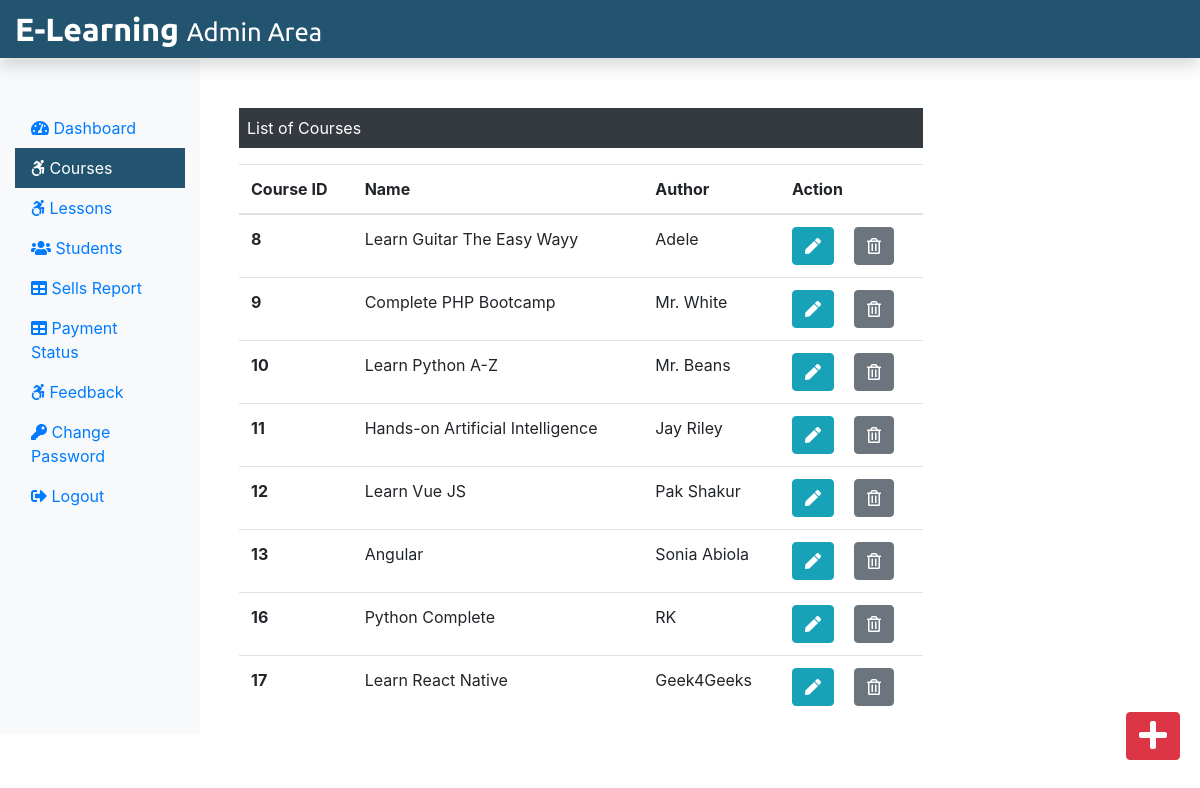
Screenshot of /ELearning/Admin/courses.php (signed in) with the database file from the repository.
### tables this page shows
CREATE TABLE `course` (
  `course_id` int(11) NOT NULL,
  `course_name` text NOT NULL,
  `course_desc` text NOT NULL,
  `course_author` varchar(255) NOT NULL,
  `course_img` text NOT NULL,
  `course_duration` text NOT NULL,
  `course_price` int(11) NOT NULL,
  `course_original_price` int(11) NOT NULL
);

### ELearning/Admin/courses.php (the view, shortened to what this page needs)
<?php
include('./adminInclude/header.php');
include('../dbConnection.php');
 ?>
  <div class="col-sm-9 mt-5">
    <p class=" bg-dark text-white p-2">List of Courses</p>
    <?php
      $sql = "SELECT * FROM course";
      $result = $conn->query($sql);
      if($result->num_rows > 0){
       echo '<table class="table">
       <thead>
        <tr>
         <th scope="col">Course ID</th>
         <th scope="col">Name</th>
         <th scope="col">Author</th>
         <th scope="col">Action</th>
        </tr>
       </thead>
       <tbody>';
        while($row = $result->fetch_assoc()){
          echo '<tr>';
          echo '<th scope="row">'.$row["course_id"].'</th>';
          echo '<td>'. $row["course_name"].'</td>';
          echo '<td>'.$row["course_author"].'</td>';
          echo '<td><form action="editcourse.php" method="POST" class="d-inline"> <input type="hidden" name="id" value='. $row["course_id"] .'><button type="submit" class="btn btn-info mr-3" name="view" value="View"><i class="fas fa-pen"></i></button></form>
          <form action="" method="POST" class="d-inline"><input type="hidden" name="id" value='. $row["course_id"] .'><button type="submit" class="btn btn-secondary" name="delete" value="Delete"><i class="far fa-trash-alt"></i></button></form></td>
         </tr>';
        }
        echo '</tbody>
        </table>';
      } else {
        echo "0 Result";
      }
     ?>
  </div>
 </div>
 <div><a class="btn btn-danger box" href="./addCourse.php"><i class="fas fa-plus fa-2x"></i></a></div>
</div>
<?php
include('./adminInclude/footer.php');
?>

### ELearning/Admin/adminInclude/header.php (shortened to what this page needs)
<!DOCTYPE html>
<html lang="en">
<head>
    <link rel="stylesheet" href="../css/bootstrap.min.css">
    <link rel="stylesheet" href="../css/all.min.css">
    <link rel="stylesheet" href="../css/adminstyle.css">
</head>
<body>
    <nav class="navbar navbar-dark fixed-top p-0 shadow" style="background-color: #225470;">
        <a class="navbar-brand col-sm-3 col-md-2 mr-0" href="adminDashboard.php">E-Learning <small class="text-white">Admin Area</small></a>
    </nav>
    <div class="container-fluid" style="margin-top:60px;">
        <div class="row">
            <nav class="col-sm-3 col-md-2 bg-light sidebar py-5 d-print-none">
                <div class="sidebar-sticky">
                    <ul class="nav flex-column">
                        <li class="nav-item">
                            <a class="nav-link <?php if(PAGE == 'dashboard') {echo 'active';} ?>" href="adminDashboard.php">
                                <i class="fas fa-tachometer-alt"></i> Dashboard
                            </a>
                        </li>
                        <li class="nav-item">
                            <a class="nav-link <?php if(PAGE == 'courses') {echo 'active';} ?>" href="courses.php">
                                <i class="fab fa-accessible-icon"></i> Courses
                            </a>
                        </li>
                        <li class="nav-item">
                            <a class="nav-link <?php if(PAGE == 'lessons') {echo 'active';} ?>" href="lessons.php">
                                <i class="fab fa-accessible-icon"></i> Lessons
                            </a>
                        </li>
                        <li class="nav-item">
                            <a class="nav-link <?php if(PAGE == 'students') {echo 'active';} ?>" href="students.php">
                                <i class="fas fa-users"></i> Students
                            </a>
                        </li>
                        <li class="nav-item">
                            <a class="nav-link <?php if(PAGE == 'sellreport') {echo 'active';} ?>" href="sellReport.php">
                                <i class="fas fa-table"></i> Sells Report
                            </a>
                        </li>
                        <li class="nav-item">
                            <a class="nav-link <?php if(PAGE == 'paymentstatus') {echo 'active';} ?>" href="adminPaymentStatus.php">
                                <i class="fas fa-table"></i> Payment Status
                            </a>
                        </li>
                        <li class="nav-item">
                            <a class="nav-link <?php if(PAGE == 'feedback') {echo 'active';} ?>" href="feedback.php">
                                <i class="fab fa-accessible-icon"></i> Feedback
                            </a>
                        </li>
                        <li class="nav-item">
                            <a class="nav-link <?php if(PAGE == 'changepass') {echo 'active';} ?>" href="adminChangePass.php">
                                <i class="fas fa-key"></i> Change Password
                            </a>
                        </li>
                        <li class="nav-item">
                            <a class="nav-link" href="../logout.php">
                                <i class="fas fa-sign-out-alt"></i> Logout
                            </a>
                        </li>
                    </ul>
                </div>
            </nav>
            <main role="main" class="col-md-9 ml-sm-auto col-lg-10 px-4">

### ELearning/Admin/adminInclude/footer.php (shortened to what this page needs)
</body>
</html>

### ELearning/css/adminstyle.css (style rules this page uses)
.navbar-brand { font-family: "Ubuntu", sans-serif; font-size: 2em; font-weight: bold; color: #fff; }
.active { background-color: #225470; color: #fff; }
.box { position: fixed; bottom: 10px; right: 20px; margin-bottom: 30px; }

### rows the page displays
course: course_id "8", course_name "Learn Guitar The Easy Wayy", course_author "Adele"
course: course_id "9", course_name "Complete PHP Bootcamp", course_author "Mr. White"
course: course_id "10", course_name "Learn Python A-Z", course_author "Mr. Beans"
course: course_id "11", course_name "Hands-on Artificial Intelligence", course_author "Jay Riley"
course: course_id "12", course_name "Learn Vue JS", course_author "Pak Shakur"
course: course_id "13", course_name "Angular", course_author "Sonia Abiola"
course: course_id "16", course_name "Python Complete", course_author "RK"
course: course_id "17", course_name "Learn React Native", course_author "Geek4Geeks"
